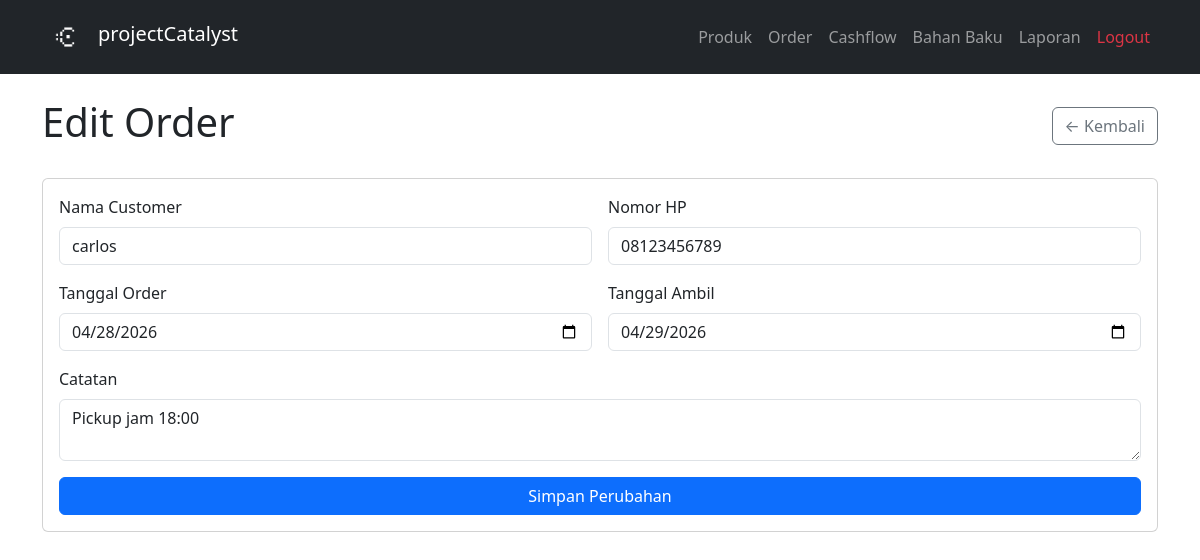
Screenshot of /orders/edit/1 (signed in) with the database file from the repository.
### tables this page shows
CREATE TABLE orders (
    id              INTEGER PRIMARY KEY AUTOINCREMENT,
    customer_name   TEXT NOT NULL,
    customer_phone  TEXT,
    order_date      TEXT NOT NULL,
    pickup_date     TEXT,
    status          TEXT DEFAULT 'pending',
    payment_method  TEXT NOT NULL,
    payment_status  TEXT DEFAULT 'unpaid',
    notes           TEXT,
    created_at      TEXT DEFAULT CURRENT_TIMESTAMP
);

### app.py (the view, shortened to what this page needs)
@app.route('/orders/edit/<int:order_id>', methods=['GET', 'POST'])
@login_required
def edit_order_page(order_id):
    order = get_order_by_id(order_id)
    return render_template('edit_order.html', order=order)

### app.py (called while the page is built)
@login_manager.user_loader
def load_user(user_id):
    row = get_user_by_id(user_id)
    if row:
        return User(row['id'], row['username'], row['password_hash'])
    return None

### database/db.py (called while the page is built)
def get_connection():
    conn = sqlite3.connect(DB_PATH)
    conn.row_factory = sqlite3.Row
    conn.execute("PRAGMA foreign_keys = ON")
    return conn

def get_user_by_id(user_id):
    conn = get_connection()
    user = conn.execute('SELECT * FROM users WHERE id = ?', (user_id,)).fetchone()
    conn.close()
    return user

def get_order_by_id(order_id):
    conn = get_connection()
    order = conn.execute(
        "SELECT * FROM orders WHERE id = ?",
        (order_id,)
    ).fetchone()
    conn.close()
    return order

### templates/edit_order.html (shortened to what this page needs)
{% extends 'base.html' %}
{% block content %}
<div class="d-flex justify-content-between align-items-center mb-4">
    <h1>Edit Order</h1>
    <a href="/orders" class="btn btn-outline-secondary">← Kembali</a>
</div>
<div class="card">
    <div class="card-body">
        <form action="/orders/edit/{{ order['id'] }}" method="POST">
            <div class="row g-3">
                <div class="col-12 col-md-6">
                    <label class="form-label">Nama Customer</label>
                    <input type="text" name="customer_name" class="form-control"
                           value="{{ order['customer_name'] }}" required>
                </div>
                <div class="col-12 col-md-6">
                    <label class="form-label">Nomor HP</label>
                    <input type="text" name="customer_phone" class="form-control"
                           value="{{ order['customer_phone'] or '' }}">
                </div>
                <div class="col-12 col-md-6">
                    <label class="form-label">Tanggal Order</label>
                    <input type="date" name="order_date" class="form-control"
                           value="{{ order['order_date'] }}" required>
                </div>
                <div class="col-12 col-md-6">
                    <label class="form-label">Tanggal Ambil</label>
                    <input type="date" name="pickup_date" class="form-control"
                           value="{{ order['pickup_date'] or '' }}">
                </div>
                <div class="col-12">
                    <label class="form-label">Catatan</label>
                    <textarea name="notes" class="form-control" rows="2">{{ order['notes'] or '' }}</textarea>
                </div>
            </div>
            <button type="submit" class="btn btn-primary mt-3 w-100 w-md-auto">Simpan Perubahan</button>
        </form>
    </div>
</div>
{% endblock %}

### templates/base.html (style rules this page uses)
.btn { transition: all 0.2s ease; }
.card { transition: all 0.2s ease; cursor: pointer; }

### rows the page displays
orders: customer_name "carlos", customer_phone "08123456789", order_date "04/28/2026", pickup_date "04/29/2026", notes "Pickup jam 18:00"
